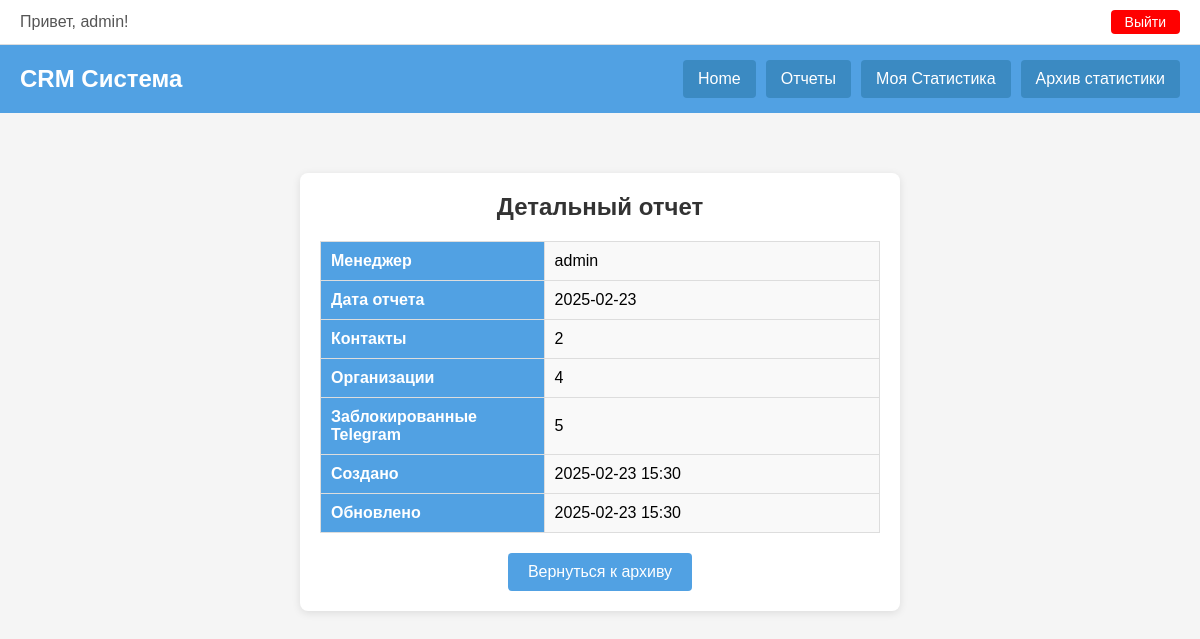
Page /crm/view-stat/1/ (signed in) on the earlier database version.
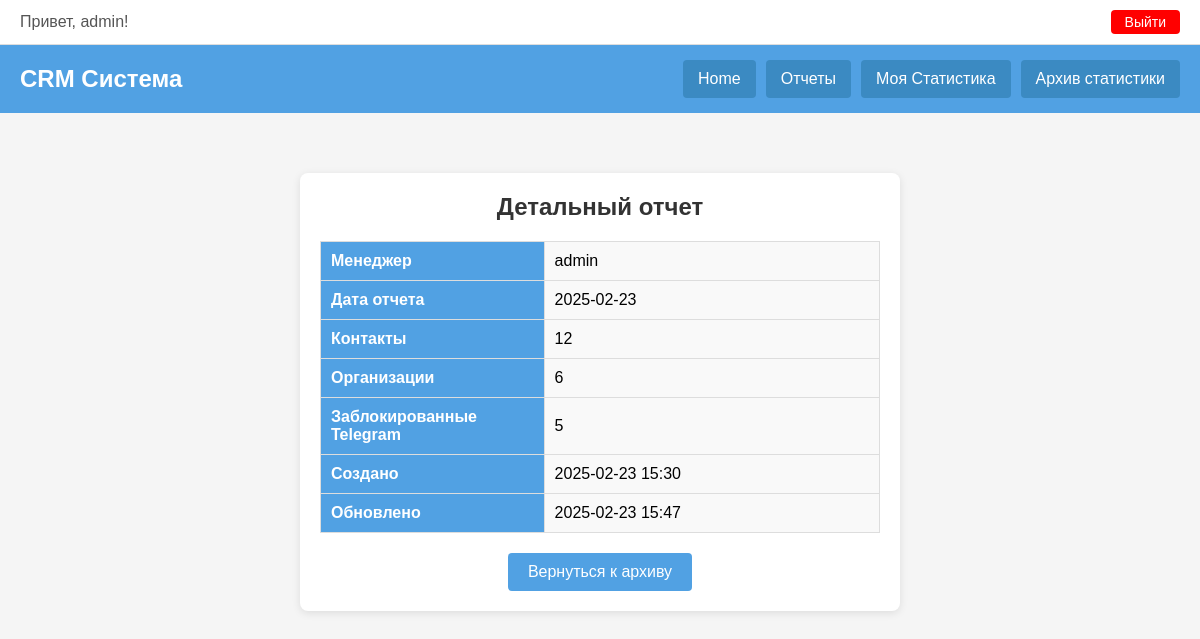
Same page on the later database version.
### crm/models.py (models this page shows, shortened)
class DailyStatistic(models.Model):
    manager = models.ForeignKey(User, on_delete=models.CASCADE)
    report_date = models.DateField(default=timezone.localdate)  # можно оставить для удобства фильтрации
    contacts_count = models.PositiveIntegerField(default=0)
    organizations_count = models.PositiveIntegerField(default=0)
    blocked_telegram_count = models.PositiveIntegerField(default=0)
    created_at = models.DateTimeField(auto_now_add=True)  # фиксирует дату и время создания
    updated_at = models.DateTimeField(auto_now=True)
    class Meta:
        ordering = ('-created_at',)

### crm/views.py (the view)
# urls.py: path('view-stat/<int:stat_id>/', view_stat, name='view_stat'),
@staff_member_required
def view_stat(request, stat_id):
    stat = DailyStatistic.objects.get(id=stat_id)
    return render(request, "view_stat.html", {"stat": stat})

### templates/view_stat.html (shortened to what this page needs)
{% extends "base.html" %}
{% block content %}
  <div class="stat-detail-container">
    <h2>Детальный отчет</h2>
    <table>
      <tr>
        <th>Менеджер</th>
        <td>{{ stat.manager.username }}</td>
      </tr>
      <tr>
        <th>Дата отчета</th>
        <td>{{ stat.report_date|date:"Y-m-d" }}</td>
      </tr>
      <tr>
        <th>Контакты</th>
        <td>{{ stat.contacts_count }}</td>
      </tr>
      <tr>
        <th>Организации</th>
        <td>{{ stat.organizations_count }}</td>
      </tr>
      <tr>
        <th>Заблокированные Telegram</th>
        <td>{{ stat.blocked_telegram_count }}</td>
      </tr>
      <tr>
        <th>Создано</th>
        <td>{{ stat.created_at|date:"Y-m-d H:i" }}</td>
      </tr>
      <tr>
        <th>Обновлено</th>
        <td>{{ stat.updated_at|date:"Y-m-d H:i" }}</td>
      </tr>
    </table>
    <div style="text-align:center;">
      <a href="{% url 'admin_statistics' %}" class="back-button">Вернуться к архиву</a>
    </div>
  </div>
{% endblock %}

Differences in the rows shown:
changed DailyStatistic "admin": contacts_count "2" → "12"; organizations_count "4" → "6"; updated_at "2025-02-23 15:30" → "2025-02-23 15:47"
